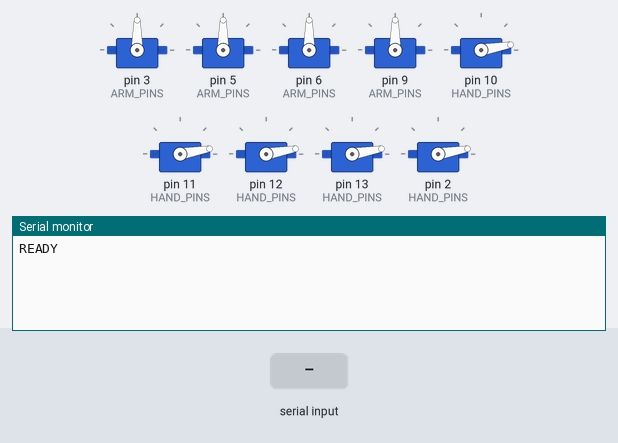
The sketch below on a simulated Arduino Uno, built with avr-gcc and run on an emulated ATmega328P. Shown: 9 × servo, the last lines printed to the serial monitor. The inputs (shaded band) are chosen by the test bench.

Above: at 1.2 s.
1.3 s: ",\n" received over Serial
At 2.2 s:
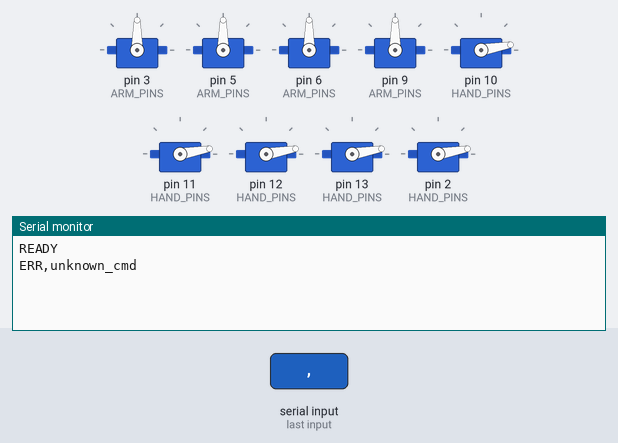
2.8 s: byte 10 ('\n') received over Serial
At 3.3 s:
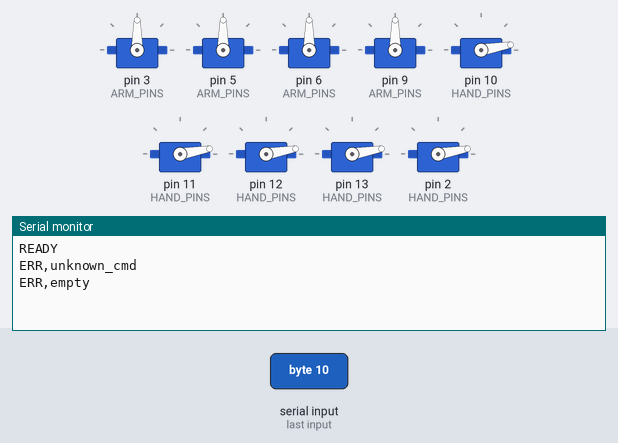
4.3 s: "J90\n" received over Serial
At 5.7 s:
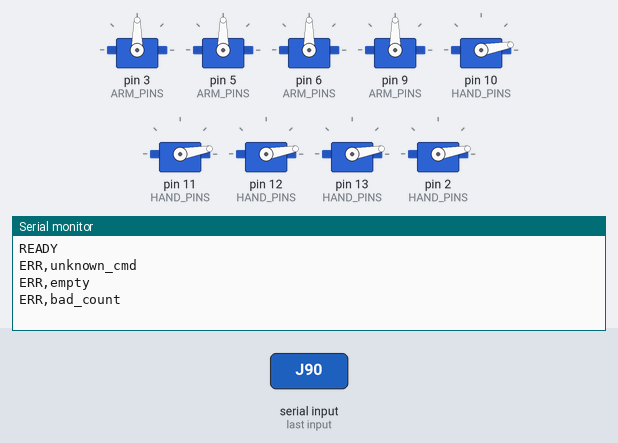

Measured:
- after the input at 1.3 s, the serial monitor: prints a new line at once (image 1)
- after the input at 2.8 s, the serial monitor: prints a new line at once (image 2)
- after the input at 4.3 s, the serial monitor: prints a new line at once (image 3)

The sketch:

hand_controller.ino
```cpp
// Robotic hand + 4-DOF arm controller.
//
// Serial protocol (115200 baud, newline-terminated ASCII, one command at a time):
//   J,a0,a1,a2,a3        arm servos in degrees: base yaw, shoulder, elbow, wrist pitch
//   H,f0,f1,f2,f3,f4     finger servos in degrees: thumb, index, middle, ring, little
// Replies:
//   READY                once after boot
//   DONE                 when every servo has reached its target
//   ERR,<reason>         bad input (nothing moves): empty, too_long, unknown_cmd, bad_count, not_a_number
//
// Values are clamped to 0..180 and then to the per-servo safety limits below.
// Servos move smoothly: at most STEP_DEG every STEP_MS. A new command received while
// moving replaces the targets immediately (used for emergency "go home"); only the
// newest command gets a DONE.

#include <Servo.h>

// ---------------------------------------------------------------- pins (TODO hardware)
const uint8_t ARM_PINS[4]  = {3, 5, 6, 9};          // base, shoulder, elbow, wrist
const uint8_t HAND_PINS[5] = {10, 11, 12, 13, 2};   // thumb, index, middle, ring, little

// ---------------------------------------------------------------- safety limits in SERVO degrees (TODO hardware)
// Keep these in line with config.yaml: servo = servo_offset_deg + servo_sign * joint limit.
const int ARM_MIN[4]  = {5, 10, 20, 0};
const int ARM_MAX[4]  = {175, 170, 180, 180};
const int HAND_MIN[5] = {0, 0, 0, 0, 0};
const int HAND_MAX[5] = {180, 180, 180, 180, 180};

// ---------------------------------------------------------------- start pose (TODO hardware, = config home/open)
const int ARM_HOME[4]  = {90, 90, 90, 90};
const int HAND_OPEN[5] = {10, 10, 10, 10, 10};

// ---------------------------------------------------------------- motion
const unsigned long BAUD = 115200;
const int STEP_DEG = 2;
const unsigned long STEP_MS = 15;

const uint8_t N = 9;          // 4 arm + 5 hand servos, indexed arm first
Servo servos[N];
int current[N];
int target[N];
bool pending = false;         // a command is in progress; send DONE when it finishes
unsigned long lastStep = 0;

const uint8_t BUF_LEN = 64;
char buf[BUF_LEN];
uint8_t bufPos = 0;
bool overflow = false;

int minFor(uint8_t i) { return i < 4 ? ARM_MIN[i] : HAND_MIN[i - 4]; }
int maxFor(uint8_t i) { return i < 4 ? ARM_MAX[i] : HAND_MAX[i - 4]; }

int clampServo(uint8_t i, long v) {
  if (v < 0) v = 0;
  if (v > 180) v = 180;
  if (v < minFor(i)) v = minFor(i);
  if (v > maxFor(i)) v = maxFor(i);
  return (int)v;
}

// Parses "X,v1,...,vn" into vals. Returns NULL on success, or the error reason.
const char* parseValues(char* line, long* vals, uint8_t expected) {
  uint8_t count = 0;
  char* p = line + 1;                       // skip command letter
  if (*p != ',') return "bad_count";
  while (*p == ',') {
    p++;
    if (count >= expected) return "bad_count";
    char* end;
    long v = strtol(p, &end, 10);
    if (end == p) return "not_a_number";
    while (*end == ' ') end++;
    if (*end != ',' && *end != '\0') return "not_a_number";
    vals[count++] = v;
    p = end;
  }
  if (*p != '\0') return "not_a_number";
  if (count != expected) return "bad_count";
  return NULL;
}

void handleLine(char* line) {
  if (line[0] == '\0') { Serial.println(F("ERR,empty")); return; }
  long vals[5];
  uint8_t first, count;
  if (line[0] == 'J') { first = 0; count = 4; }
  else if (line[0] == 'H') { first = 4; count = 5; }
  else { Serial.println(F("ERR,unknown_cmd")); return; }

  const char* err = parseValues(line, vals, count);
  if (err) { Serial.print(F("ERR,")); Serial.println(err); return; }
  for (uint8_t k = 0; k < count; k++) target[first + k] = clampServo(first + k, vals[k]);
  pending = true;
}

void readSerial() {
  while (Serial.available()) {
    char c = Serial.read();
    if (c == '\r') continue;
    if (c == '\n') {
      if (overflow) Serial.println(F("ERR,too_long"));
      else { buf[bufPos] = '\0'; handleLine(buf); }
      bufPos = 0;
      overflow = false;
    } else if (bufPos < BUF_LEN - 1) {
      buf[bufPos++] = c;
    } else {
      overflow = true;
    }
  }
}

void stepServos() {
  if (millis() - lastStep < STEP_MS) return;
  lastStep = millis();
  bool moving = false;
  for (uint8_t i = 0; i < N; i++) {
    int d = target[i] - current[i];
    if (d == 0) continue;
    if (d > STEP_DEG) d = STEP_DEG;
    if (d < -STEP_DEG) d = -STEP_DEG;
    current[i] += d;
    servos[i].write(current[i]);
    moving = true;
  }
  if (pending && !moving) {
    pending = false;
    Serial.println(F("DONE"));
  }
}

void setup() {
  Serial.begin(BAUD);
  for (uint8_t i = 0; i < N; i++) {
    int start = clampServo(i, i < 4 ? ARM_HOME[i] : HAND_OPEN[i - 4]);
    current[i] = target[i] = start;
    servos[i].write(start);                 // set position before attach to limit the start-up jump
    servos[i].attach(i < 4 ? ARM_PINS[i] : HAND_PINS[i - 4]);
  }
  Serial.println(F("READY"));
}

void loop() {
  readSerial();
  stepServos();
}
```
